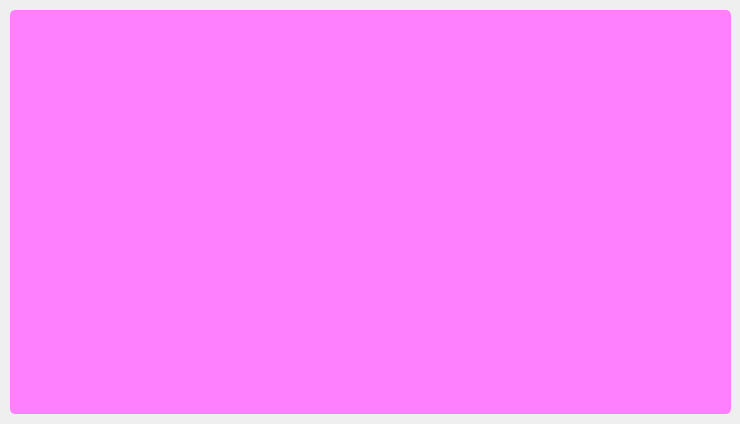
<?xml version="1.0" encoding="UTF-8"?>
<ui version="4.0">
    <class>tianli::tianli_widget</class>
    <widget class="QWidget" name="tianli::tianli_widget">
        <property name="geometry">
            <rect>
                <x>0</x>
                <y>0</y>
                <width>740</width>
                <height>424</height>
            </rect>
        </property>
        <property name="windowTitle">
            <string>天理安装器</string>
        </property>
        <property name="windowIcon">
            <iconset resource="tianli.qrc">
                <normaloff>:/logo/resource/icon.png</normaloff>
                :/logo/resource/icon.png
            </iconset>
        </property>
        <property name="styleSheet">
            <string notr="true"/>
        </property>

        <widget class="QLabel" name="label_MainImage">
            <property name="geometry">
                <rect>
                    <x>10</x>
                    <y>10</y>
                    <width>345</width>
                    <height>404</height>
                </rect>
            </property>
            <property name="styleSheet">
                <string notr="true">background-image:url(:/GenshinImpact_TianLi_Setup/resource/Group 370 (2).png);
                    border:none;
                    border-radius:5px;
                </string>
            </property>
            <property name="text">
                <string/>
            </property>
            <property name="buddy">
                <cstring>pushButton_UI_Mini</cstring>
            </property>
        </widget>
        <widget class="QPushButton" name="pushButton_UI_Close">
            <property name="geometry">
                <rect>
                    <x>690</x>
                    <y>20</y>
                    <width>32</width>
                    <height>32</height>
                </rect>
            </property>
            <property name="styleSheet">
                <string notr="true">QPushButton{
                    background-image:url(:/sys_button/resource/sys_button/exit.png);
                    color:rgb(220, 188, 96);
                    border-radius:0px;
                    }
                    QPushButton:hover {
                    background-image:url(:/sys_button/resource/sys_button/exit_hover.png);
                    }
                    QPushButton:pressed {
                    background-image:url(:/sys_button/resource/sys_button/exit_click.png);
                    }</string>
            </property>
            <property name="text">
                <string/>
            </property>
        </widget>

        <widget class="QPushButton" name="pushButton_UI_Mini">
            <property name="geometry">
                <rect>
                    <x>650</x>
                    <y>20</y>
                    <width>32</width>
                    <height>32</height>
                </rect>
            </property>
            <property name="styleSheet">
                <string notr="true">QPushButton{
                    background-image:url(:/sys_button/resource/sys_button/mini.png);
                    color:rgb(220, 188, 96);
                    border-radius:0px;
                    }
                    QPushButton:hover {
                    background-image:url(:/sys_button/resource/sys_button/mini_hover.png);
                    }
                    QPushButton:pressed {
                    background-image:url(:/sys_button/resource/sys_button/exit_click.png);
                    }</string>
            </property>
            <property name="text">
                <string/>
            </property>
        </widget>
        <widget class="QLabel" name="label_MainShadow_A">
            <property name="geometry">
                <rect>
                    <x>10</x>
                    <y>10</y>
                    <width>721</width>
                    <height>404</height>
                </rect>
            </property>
            <property name="styleSheet">
                <string notr="true">background-color:rgb(255, 128, 255);
                    border:none;
                    border-radius:5px;
                </string>
            </property>
            <property name="text">
                <string/>
            </property>
        </widget>
        <zorder>label_MainShadow</zorder>
        <zorder>label_MainShadow_A</zorder>
        <zorder>label_MainShadow_B</zorder>
        <zorder>label_Satellite_Orbit</zorder>
        <zorder>pushButton_UI_Close</zorder>
        <zorder>pushButton_UI_Mini</zorder>
        <zorder>label_Star</zorder>
        <zorder>label_Title</zorder>
        <zorder>stackedWidget</zorder>
        <zorder>label_MainImage</zorder>
    </widget>
    <resources>
        <include location="tianli.qrc"/>
    </resources>
    <connections/>
</ui>
